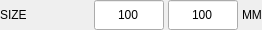
          <widget class="QWidget" name="widget_size" native="true">
           <property name="minimumSize">
            <size>
             <width>0</width>
             <height>30</height>
            </size>
           </property>
           <property name="maximumSize">
            <size>
             <width>16777215</width>
             <height>30</height>
            </size>
           </property>
           <layout class="QHBoxLayout" name="horizontalLayout_4">
            <property name="spacing">
             <number>4</number>
            </property>
            <property name="leftMargin">
             <number>0</number>
            </property>
            <property name="topMargin">
             <number>0</number>
            </property>
            <property name="rightMargin">
             <number>0</number>
            </property>
            <property name="bottomMargin">
             <number>0</number>
            </property>
            <item>
             <widget class="QLabel" name="lbl_size">
              <property name="minimumSize">
               <size>
                <width>90</width>
                <height>0</height>
               </size>
              </property>
              <property name="maximumSize">
               <size>
                <width>90</width>
                <height>16777215</height>
               </size>
              </property>
              <property name="toolTip">
               <string>Start point of rectangle in relative workspace</string>
              </property>
              <property name="text">
               <string>SIZE</string>
              </property>
             </widget>
            </item>
            <item>
             <widget class="QLineEdit" name="lineEdit_size_x">
              <property name="sizePolicy">
               <sizepolicy hsizetype="Preferred" vsizetype="Preferred">
                <horstretch>0</horstretch>
                <verstretch>0</verstretch>
               </sizepolicy>
              </property>
              <property name="minimumSize">
               <size>
                <width>70</width>
                <height>30</height>
               </size>
              </property>
              <property name="maximumSize">
               <size>
                <width>70</width>
                <height>30</height>
               </size>
              </property>
              <property name="text">
               <string>100</string>
              </property>
              <property name="maxLength">
               <number>8</number>
              </property>
              <property name="alignment">
               <set>Qt::AlignCenter</set>
              </property>
             </widget>
            </item>
            <item>
             <widget class="QLineEdit" name="lineEdit_size_y">
              <property name="sizePolicy">
               <sizepolicy hsizetype="Preferred" vsizetype="Preferred">
                <horstretch>0</horstretch>
                <verstretch>0</verstretch>
               </sizepolicy>
              </property>
              <property name="minimumSize">
               <size>
                <width>70</width>
                <height>30</height>
               </size>
              </property>
              <property name="maximumSize">
               <size>
                <width>70</width>
                <height>30</height>
               </size>
              </property>
              <property name="text">
               <string>100</string>
              </property>
              <property name="maxLength">
               <number>8</number>
              </property>
              <property name="alignment">
               <set>Qt::AlignCenter</set>
              </property>
             </widget>
            </item>
            <item>
             <widget class="QLabel" name="lbl_size_unit">
              <property name="minimumSize">
               <size>
                <width>0</width>
                <height>0</height>
               </size>
              </property>
              <property name="maximumSize">
               <size>
                <width>16777215</width>
                <height>16777215</height>
               </size>
              </property>
              <property name="text">
               <string>MM</string>
              </property>
              <property name="alignment">
               <set>Qt::AlignLeading|Qt::AlignLeft|Qt::AlignVCenter</set>
              </property>
             </widget>
            </item>
           </layout>
          </widget>
